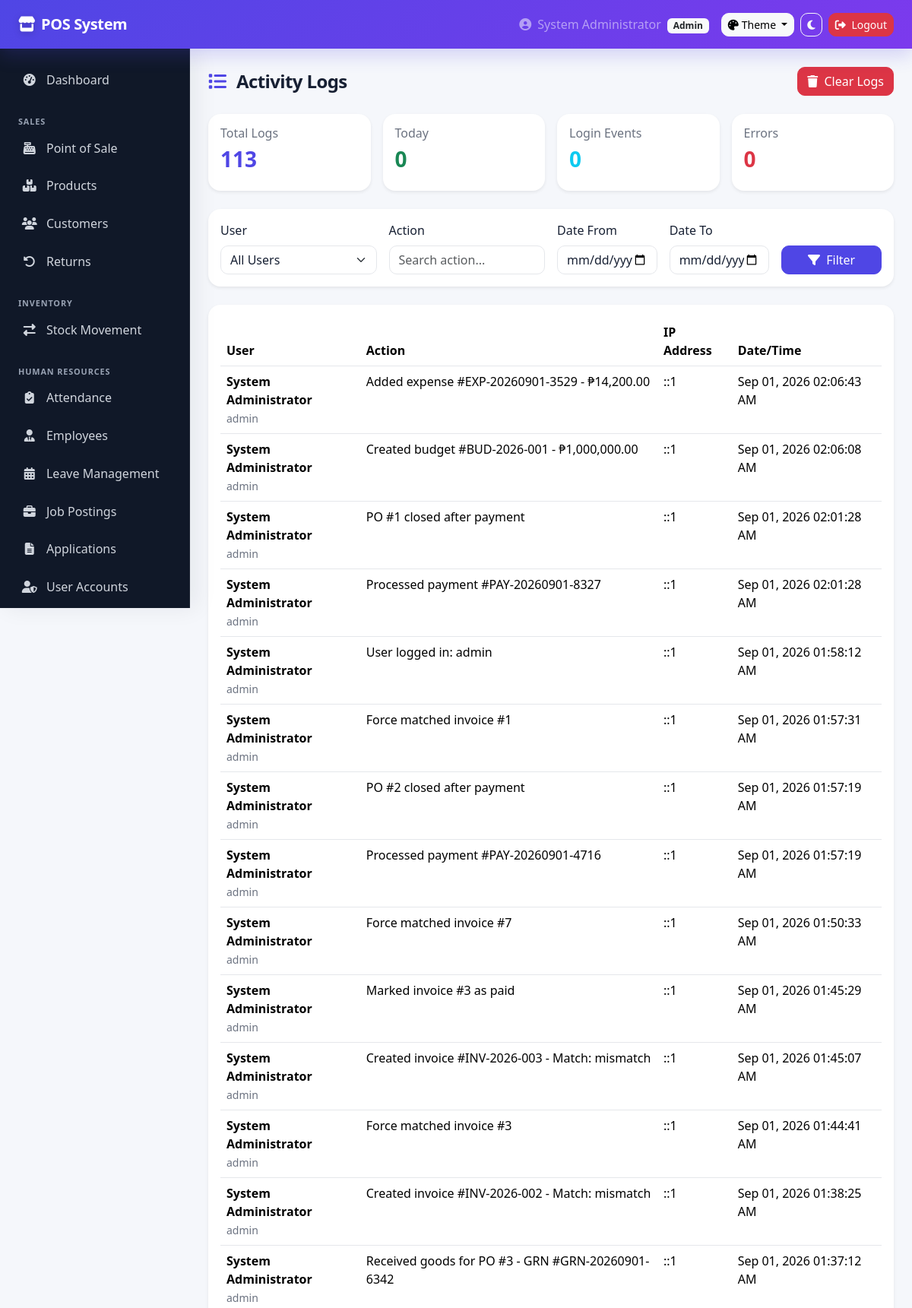
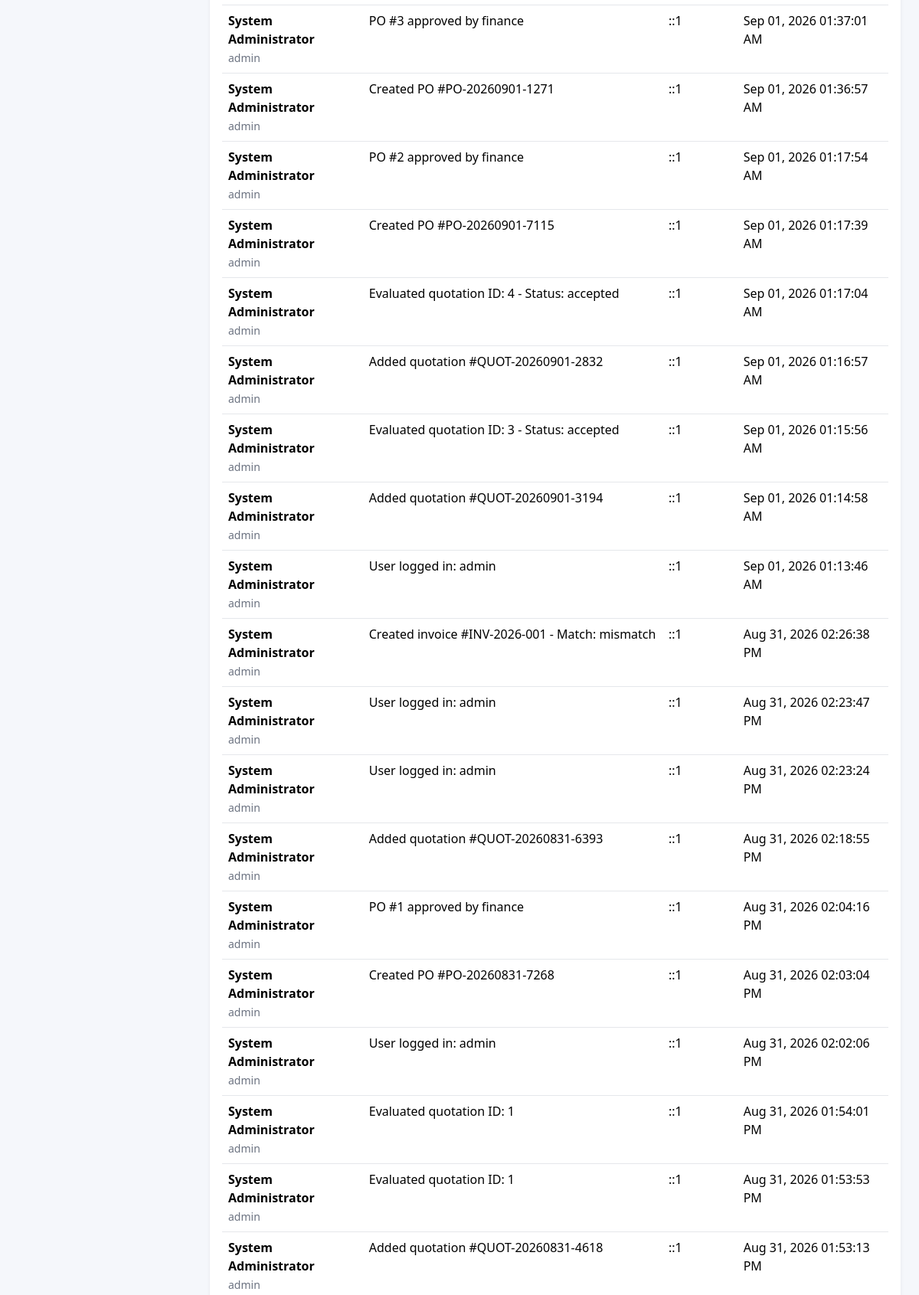
/modules/activity_logs.php (signed in, upper part), run on the app's committed database (2 pictures, top to bottom).
### tables this page shows
CREATE TABLE `activity_logs` (
  `id` int(11) NOT NULL,
  `user_id` int(11) DEFAULT NULL,
  `action` text DEFAULT NULL,
  `ip_address` varchar(45) DEFAULT NULL,
  `created_at` timestamp NOT NULL DEFAULT current_timestamp()
);

CREATE TABLE `users` (
  `id` int(11) NOT NULL,
  `username` varchar(50) NOT NULL,
  `password` varchar(255) NOT NULL,
  `email` varchar(100) NOT NULL,
  `full_name` varchar(100) NOT NULL,
  `role_id` int(11) DEFAULT NULL,
  `is_active` tinyint(1) DEFAULT 1,
  `created_at` timestamp NOT NULL DEFAULT current_timestamp()
);

### modules/activity_logs.php (the view, shortened to what this page needs)
<?php
$db = getDB();
$where = [];
$params = [];
$whereClause = $where ? "WHERE " . implode(" AND ", $where) : "";
$logs = $db->prepare("
    SELECT al.*, u.full_name as user, u.username
    FROM activity_logs al
    JOIN users u ON al.user_id = u.id
    {$whereClause}
    ORDER BY al.created_at DESC
    LIMIT 100
");
$logs->execute($params);
$logsData = $logs->fetchAll();
$stats = [
    'total' => $db->query("SELECT COUNT(*) FROM activity_logs")->fetchColumn(),
    'today' => $db->query("SELECT COUNT(*) FROM activity_logs WHERE DATE(created_at) = CURDATE()")->fetchColumn(),
    'login' => $db->query("SELECT COUNT(*) FROM activity_logs WHERE action LIKE '%login%'")->fetchColumn(),
    'error' => $db->query("SELECT COUNT(*) FROM activity_logs WHERE action LIKE '%error%'")->fetchColumn(),
];
?>
<!DOCTYPE html>
<html lang="en" data-bs-theme="light" data-pos-theme="light" data-pos-palette="indigo">
<head>
    <link href="<?php echo BASE_PATH; ?>assets/vendor/bootstrap/bootstrap.min.css?v=20260913" rel="stylesheet">
    <link rel="stylesheet" href="<?php echo BASE_PATH; ?>assets/vendor/fontawesome/all.min.css?v=20260913">
    <link rel="stylesheet" href="<?php echo BASE_PATH; ?>assets/css/custom.css?v=20260913">
</head>
<body>
    <?php include BASE_PATH . 'includes/header.php'; ?>
    <div class="d-flex">
        <?php include BASE_PATH . 'includes/sidebar.php'; ?>
        <div class="main-content flex-grow-1 p-4">
            <div class="d-flex justify-content-between align-items-center mb-4">
                <h4 class="mb-0"><i class="fas fa-list me-2 text-primary"></i> Activity Logs</h4>
                <button class="btn btn-danger" onclick="clearLogs()">
                    <i class="fas fa-trash me-1"></i> Clear Logs
                </button>
            </div>
            <div class="row g-3 mb-4">
                <div class="col-md-3">
                    <div class="card border-0 shadow-sm">
                        <div class="card-body">
                            <h6 class="text-muted">Total Logs</h6>
                            <h3 class="fw-bold text-primary"><?php echo number_format($stats['total']); ?></h3>
                        </div>
                    </div>
                </div>
                <div class="col-md-3">
                    <div class="card border-0 shadow-sm">
                        <div class="card-body">
                            <h6 class="text-muted">Today</h6>
                            <h3 class="fw-bold text-success"><?php echo number_format($stats['today']); ?></h3>
                        </div>
                    </div>
                </div>
                <div class="col-md-3">
                    <div class="card border-0 shadow-sm">
                        <div class="card-body">
                            <h6 class="text-muted">Login Events</h6>
                            <h3 class="fw-bold text-info"><?php echo number_format($stats['login']); ?></h3>
                        </div>
                    </div>
                </div>
                <div class="col-md-3">
                    <div class="card border-0 shadow-sm">
                        <div class="card-body">
                            <h6 class="text-muted">Errors</h6>
                            <h3 class="fw-bold text-danger"><?php echo number_format($stats['error']); ?></h3>
                        </div>
                    </div>
                </div>
            </div>
            <div class="card border-0 shadow-sm mb-4">
                <div class="card-body">
                    <form method="GET" class="row g-3">
                        <div class="col-md-3">
                            <label class="form-label">User</label>
                            <select name="user_id" class="form-select">
                                <option value="">All Users</option>
                            </select>
                        </div>
                        <div class="col-md-3">
                            <label class="form-label">Action</label>
                            <input type="text" name="action" class="form-control" placeholder="Search action..." value="<?php echo $_GET['action'] ?? ''; ?>">
                        </div>
                        <div class="col-md-2">
                            <label class="form-label">Date From</label>
                            <input type="date" name="date_from" class="form-control" value="<?php echo $_GET['date_from'] ?? ''; ?>">
                        </div>
                        <div class="col-md-2">
                            <label class="form-label">Date To</label>
                            <input type="date" name="date_to" class="form-control" value="<?php echo $_GET['date_to'] ?? ''; ?>">
                        </div>
                        <div class="col-md-2 d-flex align-items-end">
                            <button type="submit" class="btn btn-primary w-100"><i class="fas fa-filter me-1"></i> Filter</button>
                        </div>
                    </form>
                </div>
            </div>
            <div class="card border-0 shadow-sm">
                <div class="card-body table-responsive">
                    <table class="table table-hover">
                        <thead>
                            <tr>
                                <th>User</th>
                                <th>Action</th>
                                <th>IP Address</th>
                                <th>Date/Time</th>
                            </tr>
                        </thead>
                        <tbody>
                            <?php foreach($logsData as $log): ?>
                            <tr>
                                <td>
                                    <strong><?php echo $log['user']; ?></strong>
                                    <br><small class="text-muted"><?php echo $log['username']; ?></small>
                                </td>
                                <td><?php echo $log['action']; ?></td>
                                <td><?php echo $log['ip_address']; ?></td>
                                <td><?php echo date('M d, Y h:i:s A', strtotime($log['created_at'])); ?></td>
                            </tr>
                            <?php endforeach; ?>
                        </tbody>
                    </table>
                </div>
            </div>
        </div>
    </div>
</body>
</html>

### assets/css/custom.css (style rules this page uses)
:root { --pos-primary: #4f46e5; --pos-primary-rgb: 79,70,229; --pos-primary-2: #7c3aed; --pos-accent: #06b6d4; --pos-bg: #f5f7fb; --pos-surface: #ffffff; --pos-surface-2: #f8fafc; --pos-border: #e5e7eb; --pos-text: #172033; --pos-muted: #6b7280; --pos-sidebar: #101828; --pos-sidebar-text: #d0d5dd; --pos-shadow: 0 10px 30px rgba(15, 23, 42, .08); --pos-radius: 16px; --pos-transition: 260ms cubic-bezier(.2,.8,.2,1); }
html[data-pos-palette="indigo"] { --pos-primary:#4f46e5; --pos-primary-rgb:79,70,229; --pos-primary-2:#7c3aed; }
html { scroll-behavior:smooth; }
body { background: var(--pos-bg); color: var(--pos-text); transition: background-color var(--pos-transition), color var(--pos-transition); }
:root, html[data-pos-theme="dark"] { --bs-primary: var(--pos-primary); --bs-primary-rgb: var(--pos-primary-rgb); --bs-link-color: var(--pos-primary); --bs-link-hover-color: var(--pos-primary-2); --bs-body-bg: var(--pos-bg); --bs-body-color: var(--pos-text); --bs-border-color: var(--pos-border); }
.text-primary { color: var(--pos-primary) !important; }
.btn-primary { --bs-btn-bg: var(--pos-primary); --bs-btn-border-color: var(--pos-primary); --bs-btn-hover-bg: var(--pos-primary-2); --bs-btn-hover-border-color: var(--pos-primary-2); --bs-btn-active-bg: var(--pos-primary-2); --bs-btn-active-border-color: var(--pos-primary-2); }
.main-content { min-width: 0; padding-bottom: 2.5rem !important; }
.card, .modal-content, .dropdown-menu, .offcanvas { background-color: var(--pos-surface); color: var(--pos-text); border-color: var(--pos-border) !important; border-radius: var(--pos-radius) !important; box-shadow: var(--pos-shadow); }
.card { overflow: hidden; transition: transform var(--pos-transition), box-shadow var(--pos-transition), background-color var(--pos-transition); }
.form-control, .form-select, .input-group-text { background-color: var(--pos-surface) !important; color: var(--pos-text) !important; border-color: var(--pos-border) !important; border-radius: 10px; }
.table { --bs-table-bg: transparent; color: var(--pos-text); }
.table > :not(caption) > * > * { border-bottom-color: var(--pos-border); }
.text-muted { color: var(--pos-muted) !important; }
.page-title, .main-content > .d-flex:first-child h4 { font-weight: 750; letter-spacing: -.025em; }
.btn { border-radius: 10px; transition: transform var(--pos-transition), box-shadow var(--pos-transition), background-color var(--pos-transition); }
*, *::before, *::after { transition-property: background-color, border-color, color, box-shadow; transition-duration: 180ms; transition-timing-function: ease; }
.main-content { min-width:0;min-height:calc(100vh - 56px) }
:root { --pos-sidebar-expanded: 250px; --pos-sidebar-collapsed: 78px; --pos-topbar-height: 64px; }

### data on the page
activity_logs: user.full_name "System Administrator", user.username "admin", action "Added expense #EXP-20260901-3529 - ₱14,200.00", ip_address "::1", created_at "Sep 01, 2026 02:06:43 AM"
activity_logs: user.full_name "System Administrator", user.username "admin", action "Created budget #BUD-2026-001 - ₱1,000,000.00", ip_address "::1", created_at "Sep 01, 2026 02:06:08 AM"
activity_logs: user.full_name "System Administrator", user.username "admin", action "PO #1 closed after payment", ip_address "::1", created_at "Sep 01, 2026 02:01:28 AM"
activity_logs: user.full_name "System Administrator", user.username "admin", action "Processed payment #PAY-20260901-8327", ip_address "::1", created_at "Sep 01, 2026 02:01:28 AM"
activity_logs: user.full_name "System Administrator", user.username "admin", action "User logged in: admin", ip_address "::1", created_at "Sep 01, 2026 01:58:12 AM"
activity_logs: user.full_name "System Administrator", user.username "admin", action "Force matched invoice #1", ip_address "::1", created_at "Sep 01, 2026 01:57:31 AM"
activity_logs: user.full_name "System Administrator", user.username "admin", action "PO #2 closed after payment", ip_address "::1", created_at "Sep 01, 2026 01:57:19 AM"
activity_logs: user.full_name "System Administrator", user.username "admin", action "Processed payment #PAY-20260901-4716", ip_address "::1", created_at "Sep 01, 2026 01:57:19 AM"
activity_logs: user.full_name "System Administrator", user.username "admin", action "Force matched invoice #7", ip_address "::1", created_at "Sep 01, 2026 01:50:33 AM"
activity_logs: user.full_name "System Administrator", user.username "admin", action "Marked invoice #3 as paid", ip_address "::1", created_at "Sep 01, 2026 01:45:29 AM"
activity_logs: user.full_name "System Administrator", user.username "admin", action "Created invoice #INV-2026-003 - Match: mismatch", ip_address "::1", created_at "Sep 01, 2026 01:45:07 AM"
activity_logs: user.full_name "System Administrator", user.username "admin", action "Force matched invoice #3", ip_address "::1", created_at "Sep 01, 2026 01:44:41 AM"
activity_logs: user.full_name "System Administrator", user.username "admin", action "Created invoice #INV-2026-002 - Match: mismatch", ip_address "::1", created_at "Sep 01, 2026 01:38:25 AM"
activity_logs: user.full_name "System Administrator", user.username "admin", action "Received goods for PO #3 - GRN #GRN-20260901-6342", ip_address "::1", created_at "Sep 01, 2026 01:37:12 AM"
activity_logs: user.full_name "System Administrator", user.username "admin", action "PO #3 approved by finance", ip_address "::1", created_at "Sep 01, 2026 01:37:01 AM"
activity_logs: user.full_name "System Administrator", user.username "admin", action "Created PO #PO-20260901-1271", ip_address "::1", created_at "Sep 01, 2026 01:36:57 AM"
activity_logs: user.full_name "System Administrator", user.username "admin", action "PO #2 approved by finance", ip_address "::1", created_at "Sep 01, 2026 01:17:54 AM"
activity_logs: user.full_name "System Administrator", user.username "admin", action "Created PO #PO-20260901-7115", ip_address "::1", created_at "Sep 01, 2026 01:17:39 AM"
activity_logs: user.full_name "System Administrator", user.username "admin", action "Evaluated quotation ID: 4 - Status: accepted", ip_address "::1", created_at "Sep 01, 2026 01:17:04 AM"
activity_logs: user.full_name "System Administrator", user.username "admin", action "Added quotation #QUOT-20260901-2832", ip_address "::1", created_at "Sep 01, 2026 01:16:57 AM"
activity_logs: user.full_name "System Administrator", user.username "admin", action "Evaluated quotation ID: 3 - Status: accepted", ip_address "::1", created_at "Sep 01, 2026 01:15:56 AM"
activity_logs: user.full_name "System Administrator", user.username "admin", action "Added quotation #QUOT-20260901-3194", ip_address "::1", created_at "Sep 01, 2026 01:14:58 AM"
activity_logs: user.full_name "System Administrator", user.username "admin", action "User logged in: admin", ip_address "::1", created_at "Sep 01, 2026 01:13:46 AM"
activity_logs: user.full_name "System Administrator", user.username "admin", action "Created invoice #INV-2026-001 - Match: mismatch", ip_address "::1", created_at "Aug 31, 2026 02:26:38 PM"
activity_logs: user.full_name "System Administrator", user.username "admin", action "User logged in: admin", ip_address "::1", created_at "Aug 31, 2026 02:23:47 PM"
activity_logs: user.full_name "System Administrator", user.username "admin", action "User logged in: admin", ip_address "::1", created_at "Aug 31, 2026 02:23:24 PM"
activity_logs: user.full_name "System Administrator", user.username "admin", action "Added quotation #QUOT-20260831-6393", ip_address "::1", created_at "Aug 31, 2026 02:18:55 PM"
activity_logs: user.full_name "System Administrator", user.username "admin", action "PO #1 approved by finance", ip_address "::1", created_at "Aug 31, 2026 02:04:16 PM"
activity_logs: user.full_name "System Administrator", user.username "admin", action "Created PO #PO-20260831-7268", ip_address "::1", created_at "Aug 31, 2026 02:03:04 PM"
activity_logs: user.full_name "System Administrator", user.username "admin", action "User logged in: admin", ip_address "::1", created_at "Aug 31, 2026 02:02:06 PM"
activity_logs: user.full_name "System Administrator", user.username "admin", action "Evaluated quotation ID: 1", ip_address "::1", created_at "Aug 31, 2026 01:54:01 PM"
activity_logs: user.full_name "System Administrator", user.username "admin", action "Evaluated quotation ID: 1", ip_address "::1", created_at "Aug 31, 2026 01:53:53 PM"
activity_logs: user.full_name "System Administrator", user.username "admin", action "Added quotation #QUOT-20260831-4618", ip_address "::1", created_at "Aug 31, 2026 01:53:13 PM"

### other printed values
$siteTitle "POS System"
$_SESSION['full_name'] "System Administrator"
$_SESSION['role'] "Admin"
$stats['total'] "113"
$stats['today'] "0"
$stats['login'] "0"
$stats['error'] "0"
